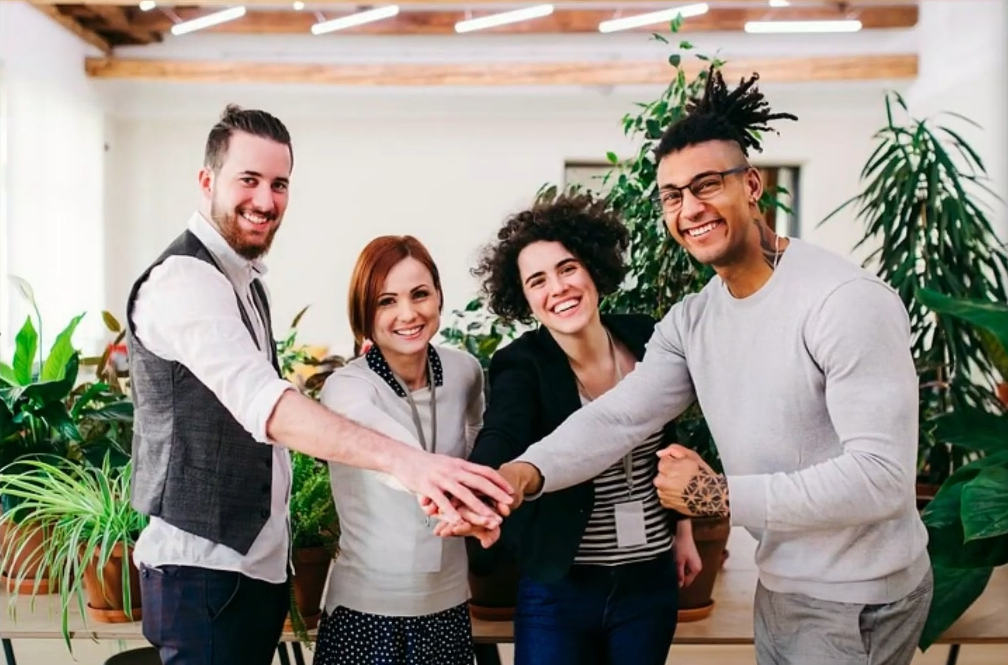
#> input picture Tutorial2D/Gente.png, 1008 x 665 px
$ python 14_Luts.py
#> lines starting #> are read from the running program, lines starting #| are printed output that depends on the picture; after the words box and inside, x2 and y2 are one past the last pixel; in counts of white or black regions, pixels touching at a corner belong together
import cv2
import numpy as np
import matplotlib.pyplot as plt

imG = cv2.imread('Gente.png', 0)
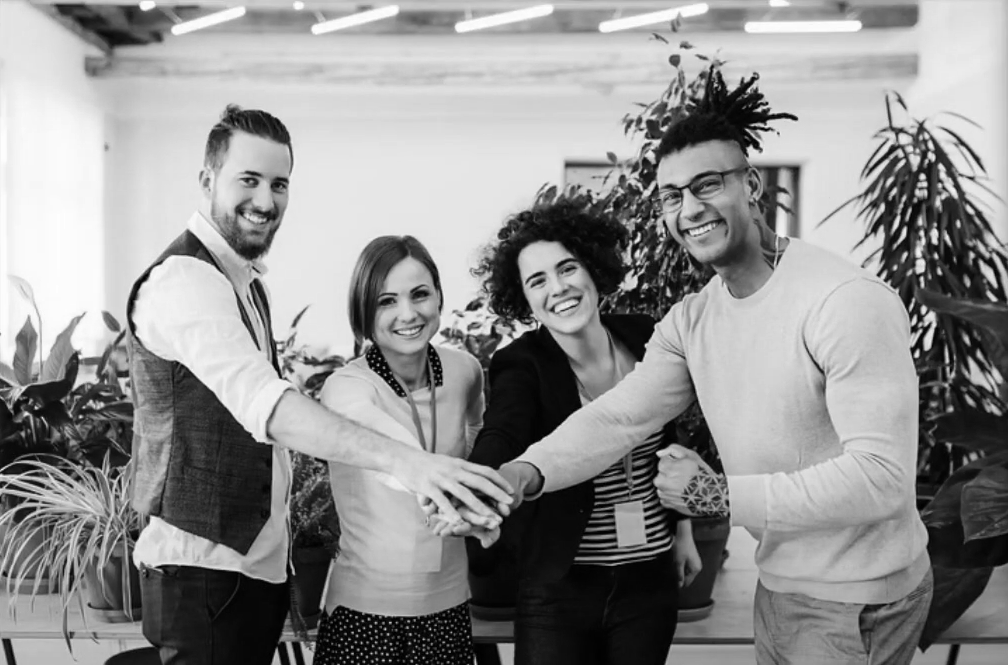
#> imG: shape (665, 1008); min 0, max 255, mean 144.4

LUT_igual = np.arange(256).astype(np.uint8)
LUT_inv = (255 - np.arange(256)).astype(np.uint8)

umbral = 127
LUT_umbral = np.zeros(256,dtype=np.uint8)
LUT_umbral[umbral:] = 255


im_igual = cv2.LUT(imG, LUT_igual)
im_inv = cv2.LUT(imG, LUT_inv)
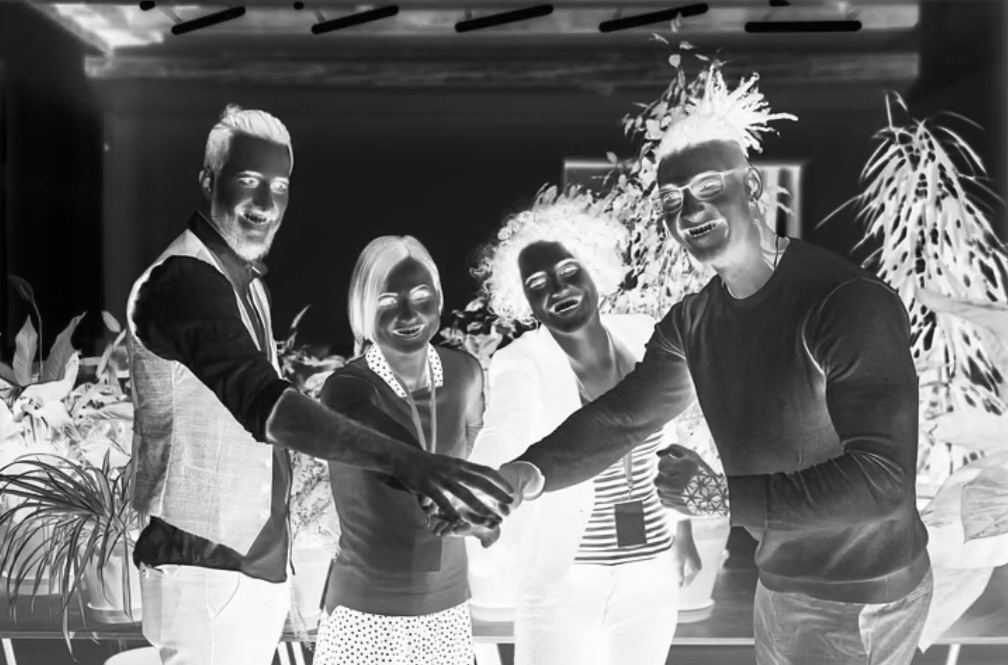
#> im_inv: shape (665, 1008); min 0, max 255, mean 110.6
im_umbral = cv2.LUT(imG, LUT_umbral)
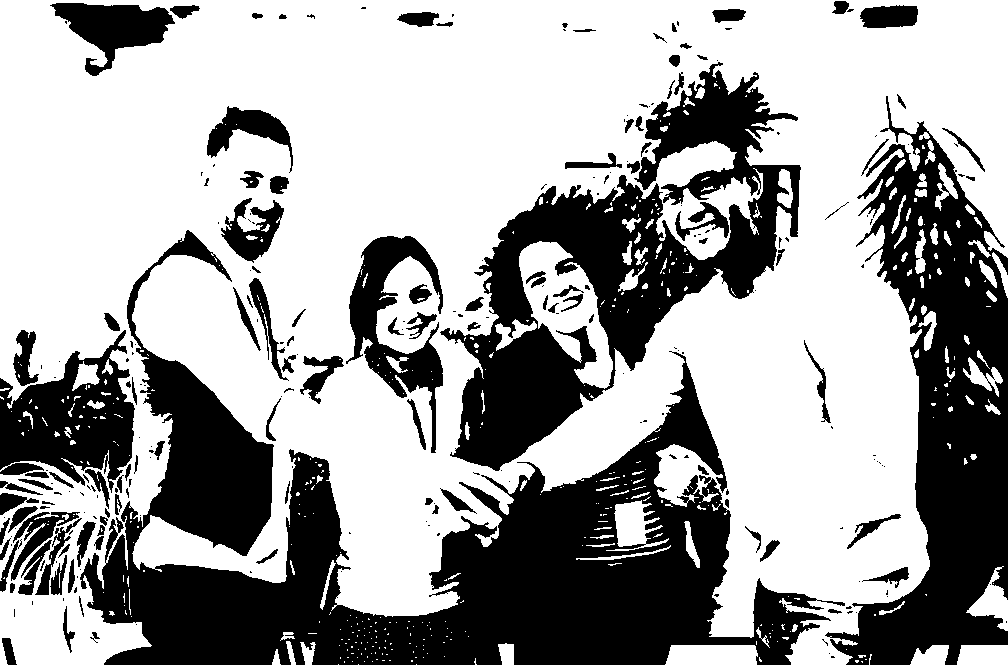
#> im_umbral: shape (665, 1008); 63.8% white; 253 black regions (141 under 20 px), largest, box (x1, y1, x2, y2) and area: (80, 230, 845, 665) 102726, (440, 62, 801, 471) 47226, (825, 96, 1008, 665) 46198


cv2.imshow("LUTS", np.hstack([im_igual,im_inv,im_umbral]))
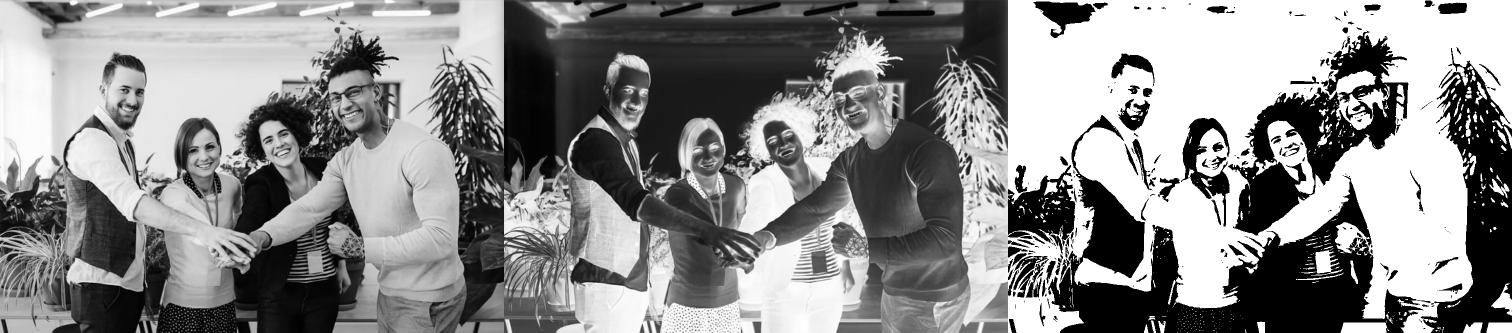
#> window 'LUTS': shape (665, 3024) (shown at 1/2 size); min 0, max 255, mean 139.2


cv2.waitKey(0)
cv2.destroyAllWindows()

$ run again, with Tutorial2D/Gato.png copied over Tutorial2D/Gente.png
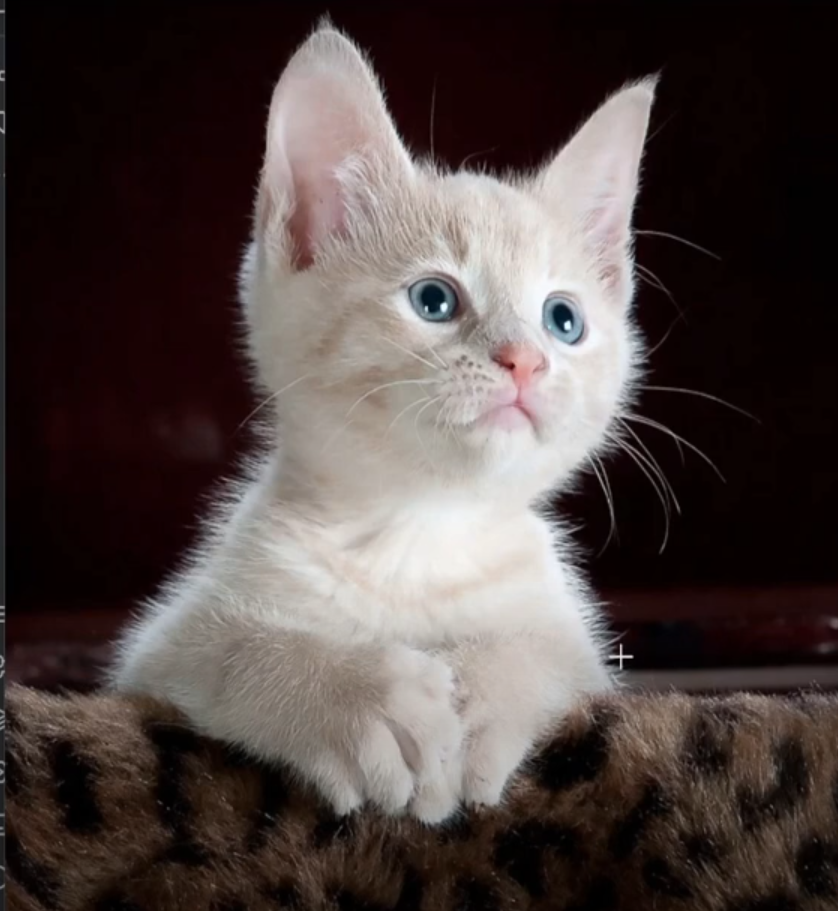
#> input picture Tutorial2D/Gato.png, 838 x 911 px
#> `im_umbral = cv2.LUT(imG, LUT_umbral)`:
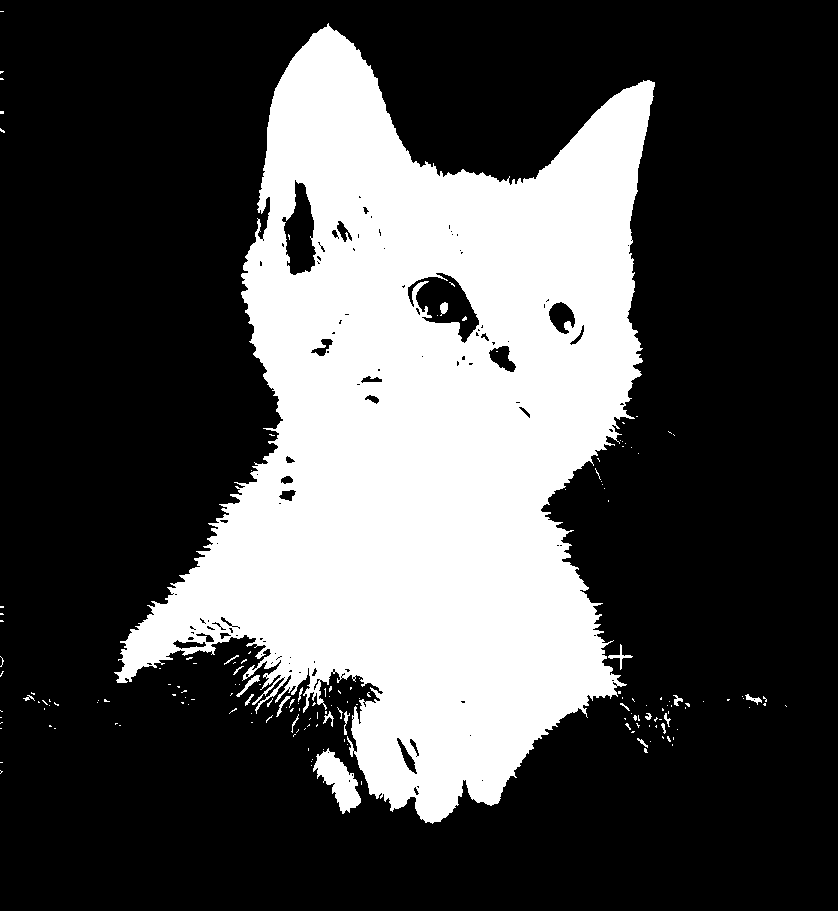
#> im_umbral: shape (911, 838); 30.1% white; 170 white regions (149 under 20 px), largest, box (x1, y1, x2, y2) and area: (114, 23, 655, 824) 226732, (313, 748, 361, 814) 1484, (236, 675, 260, 697) 120
#> `cv2.imshow("LUTS", np.hstack([im_igual,im_inv,im_umbral]))`:
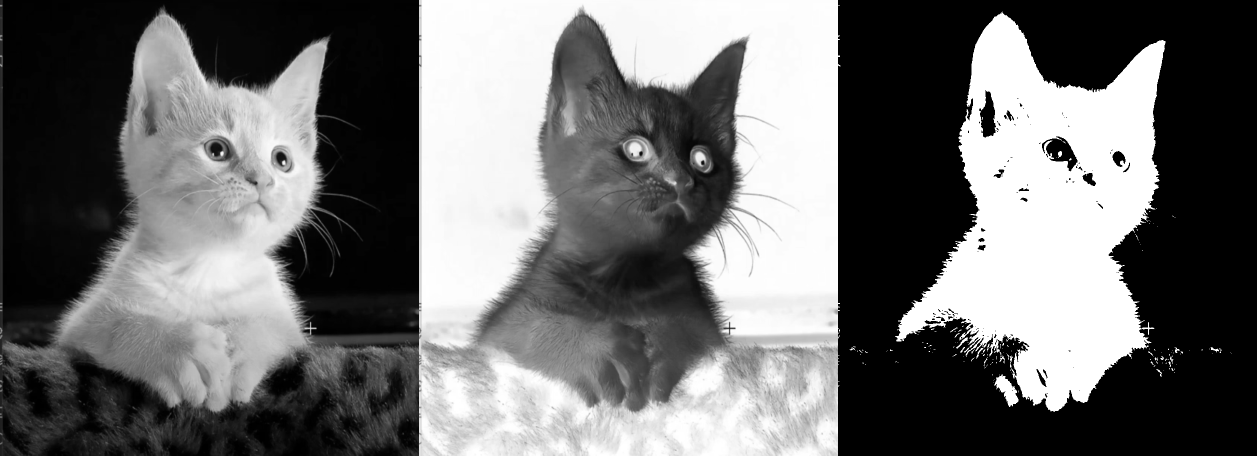
#> window 'LUTS': shape (911, 2514) (shown at 1/2 size); min 0, max 255, mean 110.6
